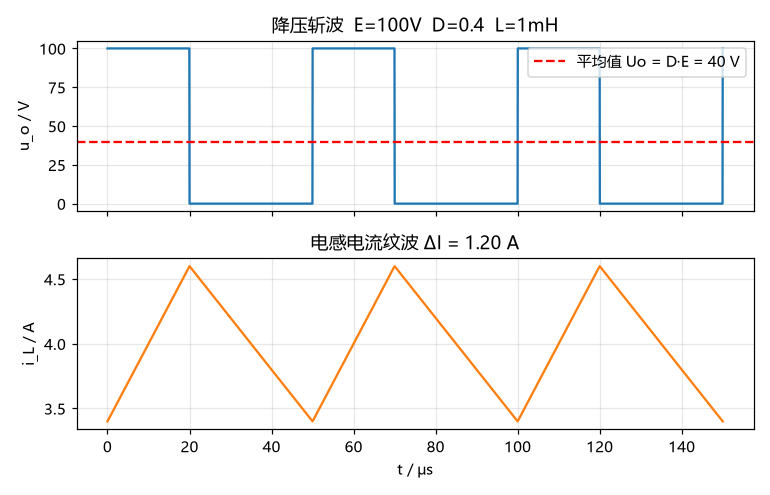

Here is the Python script that generated this plot:
"""降压斩波电路 (Buck) 理想波形: 改 D、L 看电感电流纹波变化。"""
import sys
from pathlib import Path

import numpy as np

sys.path.insert(0, str(Path(__file__).resolve().parent.parent))
from tools.plotting import setup

E, D, L, R, f = 100.0, 0.4, 1e-3, 10.0, 20e3   # 电源电压, 占空比, 电感, 负载, 开关频率
T = 1 / f
Uo = D * E                       # 理想输出电压 Uo = D·E
Io = Uo / R
dI = (E - Uo) * D * T / L        # 电感电流峰峰纹波

t = np.linspace(0, 3 * T, 3000)
phase = (t % T) / T
uo = np.where(phase < D, E, 0.0)  # 二极管两端电压 (斩波输出)
iL = np.where(phase < D, Io - dI / 2 + dI * phase / D, Io + dI / 2 - dI * (phase - D) / (1 - D))

plt = setup()
fig, ax = plt.subplots(2, 1, sharex=True, figsize=(7, 4.5))
ax[0].plot(t * 1e6, uo); ax[0].axhline(Uo, ls="--", c="r", label=f"平均值 Uo = D·E = {Uo:.0f} V")
ax[0].set_ylabel("u_o / V"); ax[0].legend(loc="upper right"); ax[0].set_title(f"降压斩波  E={E:.0f}V  D={D}  L={L*1e3:.0f}mH")
ax[1].plot(t * 1e6, iL, c="C1"); ax[1].set_ylabel("i_L / A"); ax[1].set_xlabel("t / μs")
ax[1].set_title(f"电感电流纹波 ΔI = {dI:.2f} A")
fig.tight_layout()
out = Path(__file__).with_suffix(".png")
fig.savefig(out)
print(out)
